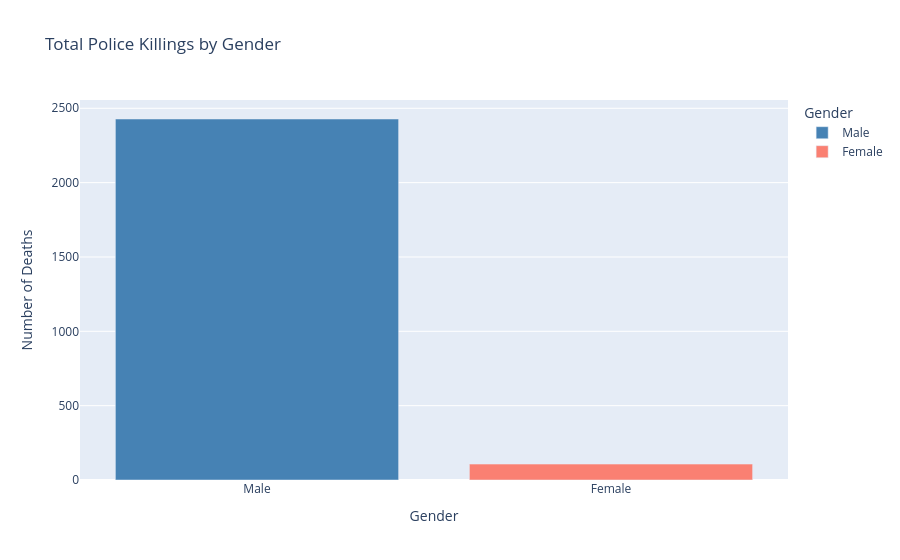

The cell this chart's notebook holds for it:
### Markdown cell above
# Create a Chart Comparing the Total Number of Deaths of Men and Women

Use `df_fatalities` to illustrate how many more men are killed compared to women.

### Code cell
gender_counts = df_fatalities['gender'].value_counts().reset_index()
gender_counts.columns = ['gender', 'count']
gender_counts['gender'] = gender_counts['gender'].map({'M': 'Male', 'F': 'Female'})

fig = px.bar(
    gender_counts,
    x='gender',
    y='count',
    color='gender',
    title='Total Police Killings by Gender',
    labels={'gender': 'Gender', 'count': 'Number of Deaths'},
    color_discrete_map={'Male': 'steelblue', 'Female': 'salmon'}
)
fig.show()

### Figure 1 — Plotly figure (JSON) as saved in the notebook; plotly's stock layout.template omitted (floating-point values rounded to 4 significant figures)
{"data": [{"hovertemplate": "Gender=%{x}<br>Number of Deaths=%{y}<extra></extra>", "legendgroup": "Male", "marker": {"color": "steelblue", "pattern": {"shape": ""}}, "name": "Male", "orientation": "v", "showlegend": true, "textposition": "auto", "type": "bar", "x": ["Male"], "xaxis": "x", "y": [2428], "yaxis": "y"}, {"hovertemplate": "Gender=%{x}<br>Number of Deaths=%{y}<extra></extra>", "legendgroup": "Female", "marker": {"color": "salmon", "pattern": {"shape": ""}}, "name": "Female", "orientation": "v", "showlegend": true, "textposition": "auto", "type": "bar", "x": ["Female"], "xaxis": "x", "y": [107], "yaxis": "y"}], "layout": {"barmode": "relative", "legend": {"title": {"text": "Gender"}, "tracegroupgap": 0}, "title": {"text": "Total Police Killings by Gender"}, "xaxis": {"anchor": "y", "categoryarray": ["Male", "Female"], "categoryorder": "array", "domain": [0, 1], "title": {"text": "Gender"}}, "yaxis": {"anchor": "x", "domain": [0, 1], "title": {"text": "Number of Deaths"}}}}
